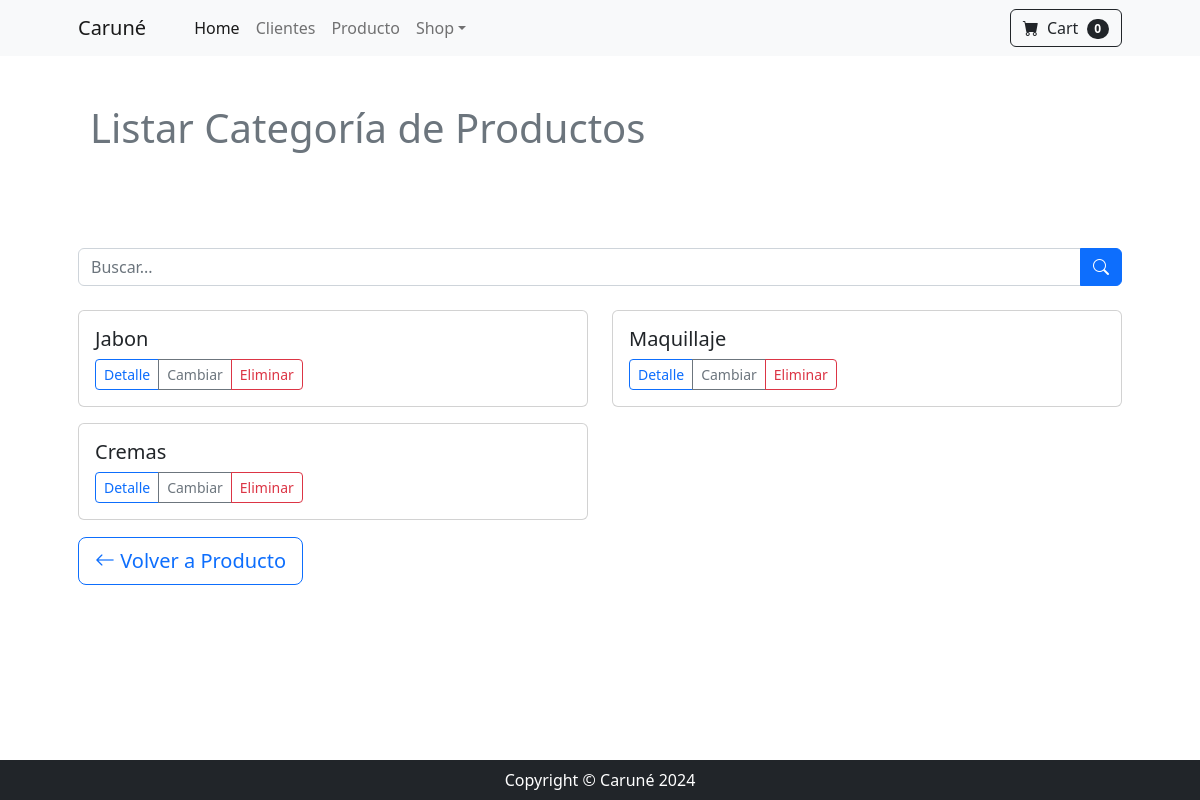
/producto/productocategoria/list/, run on the app's committed database.
### producto/models.py (models this page shows, shortened)
class ProductoCategoria(models.Model):
    nombre = models.CharField(max_length=200, unique=True)
    descripcion = models.CharField(max_length=300, null=True, blank=True, verbose_name="descripción")
    class Meta:
        verbose_name = "Categoría de productos"
        verbose_name_plural = "Categorías de productos"

### producto/views.py (the view)
# urls.py: path("productocategoria/list/", views.ProductoCategoriaList.as_view(), name="productocategoria_list"),
class ProductoCategoriaList(ListView):
    model = models.ProductoCategoria
    template_name = 'producto/productocategoria_list.html'
    context_object_name = 'categorias'
    def get_queryset(self):
        queryset = super().get_queryset()
        consulta = self.request.GET.get('consulta')
        if consulta:
            queryset = queryset.filter(nombre__icontains=consulta)
        return queryset

### producto/templates/producto/productocategoria_list.html (shortened to what this page needs)
{% extends 'core/base.html' %}
{% block titulo %}
    {% include 'core/components/titulo1.html' with titulo="Listar Categoría de Productos"%}
{% endblock titulo %}
{% block contenido %}
    <div class="py-lg-4">
        <form action="" method="get" class="input-group">
        <input type="text" name="consulta" class="form-control" placeholder="Buscar...">
        <button type="submit" class="btn btn-primary">
            <i class="bi bi-search"></i>
        </button>
        </form>
    </div>
    <div class="row">
        {% for producto in object_list %}
            <div class="col-md-6 mb-3">
                <div class="card">
                    <div class="card-body">
                        <h5 class="card-title">{{ producto.nombre }}</h5>
                        <div class="d-flex justify-content-between align-items-center">
                            <div class="btn-group">
                                <a href="{% url 'producto:productocategoria_detail' producto.id %}" class="btn btn-sm btn-outline-primary">Detalle</a>
                                <a href="{% url 'producto:productocategoria_update' producto.id %}" class="btn btn-sm btn-outline-secondary">Cambiar</a>
                                <a href="{% url 'producto:productocategoria_delete' producto.id %}" class="btn btn-sm btn-outline-danger">Eliminar</a>
                            </div>
                        </div>
                    </div>
                </div>
            </div>
            {% if forloop.counter|divisibleby:2 %}
                </div><div class="row">
            {% endif %}
        {% endfor %}
    </div>
    <div class="fs-3 pb-4">
        <a href="{% url 'producto:home' %}" class="btn btn-outline-primary btn-lg">
          <i class="bi bi-arrow-left"></i> Volver a Producto
        </a>
    </div>
{% endblock contenido %}

### data on the page
ProductoCategoria: nombre "Jabon"
ProductoCategoria: nombre "Maquillaje"
ProductoCategoria: nombre "Cremas"

### other printed values
{{ titulo }} "Listar Categoría de Productos"
